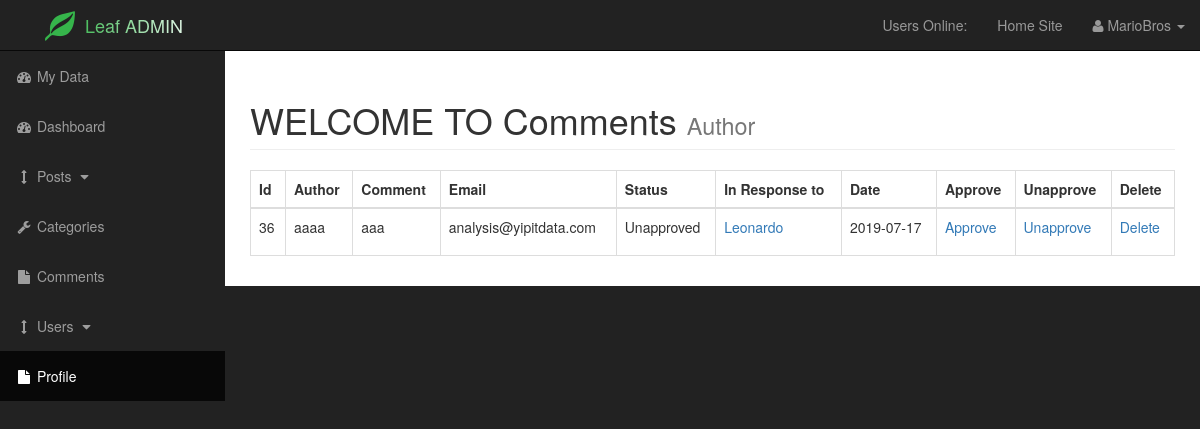
Before: /admin/post_comments.php?id=68 (signed in) with the older database file.
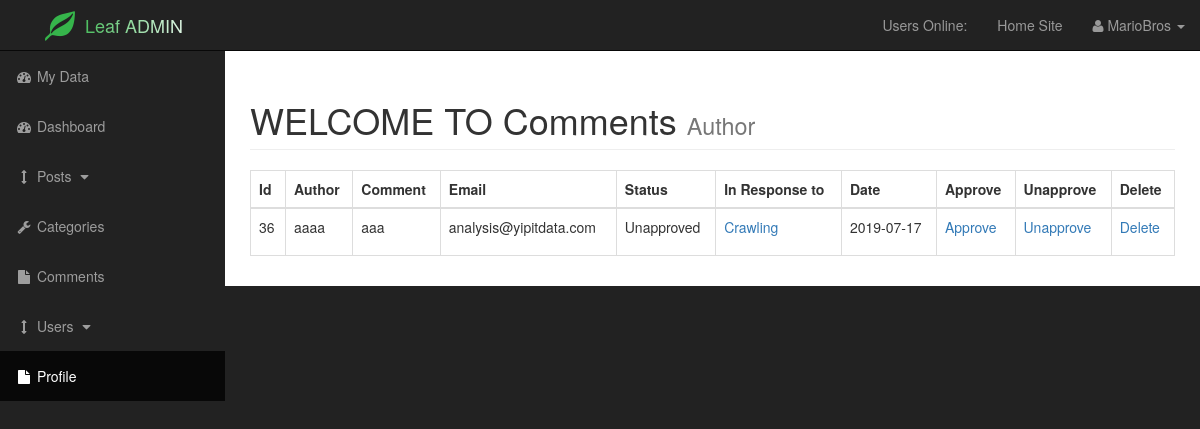
After: the same page with the newer database file.
### tables this page shows
CREATE TABLE `posts` (
  `post_id` int(3) NOT NULL,
  `post_category_id` int(3) NOT NULL,
  `user_id` int(11) NOT NULL,
  `post_title` varchar(255) NOT NULL,
  `post_user` varchar(255) NOT NULL,
  `post_date` date NOT NULL,
  `post_image` text NOT NULL,
  `post_content` text NOT NULL,
  `post_tags` varchar(255) NOT NULL,
  `post_comment_count` int(11) DEFAULT NULL,
  `post_status` varchar(255) NOT NULL DEFAULT 'draft',
  `post_views_count` int(11) NOT NULL,
  `post_likes` int(11) DEFAULT NULL
);

### admin/functions.php (called while the page is built, shortened)
<?php
function query($query) {
    global $connection;
    $result = mysqli_query($connection,$query);
    return $result;
}
function escape($string) {
    global $connection;
    return mysqli_real_escape_string($connection, trim($string));
}

### admin/post_comments.php (the view, shortened to what this page needs)
<?php include("includes/admin_header.php") ?>
<div id="wrapper">
    <?php include("includes/admin_navigation.php") ?>
    <div id="page-wrapper">
        <div class="container-fluid">
            <div class="row">
                <div class="col-lg-12">
                    <h1 class="page-header">
                        WELCOME TO Comments
                        <small>Author</small>
                    </h1>
                    <table class="table table-bordered table-hover">
                        <thead>
                            <tr>
                                <th>Id</th>
                                <th>Author</th>
                                <th>Comment</th>
                                <th>Email</th>
                                <th>Status</th>
                                <th>In Response to</th>
                                <th>Date</th>
                                <th>Approve</th>
                                <th>Unapprove</th>
                                <th>Delete</th>
                            </tr>
                        </thead>
                        <tbody>
                            <?php
                            $result = query("SELECT * FROM comments WHERE comment_post_id =" . escape($_GET['id']));
                            while ($row = mysqli_fetch_assoc($result)) {
                                $comment_id = $row['comment_id'];
                                $comment_post_id = stripcslashes($row['comment_post_id']);
                                $comment_author = stripcslashes($row['comment_author']);
                                $comment_email = $row['comment_email'];
                                $comment_content = stripcslashes($row['comment_content']);
                                $comment_status = $row['comment_status'];
                                $comment_date = stripcslashes($row['comment_date']);
                                echo "<tr>";
                                echo "<td>$comment_id</td>";
                                echo "<td>$comment_author</td>";
                                echo "<td>$comment_content</td>";
                                echo "<td>$comment_email</td>";
                                echo "<td>$comment_status</td>";
                                $result = query("SELECT * FROM posts WHERE post_id = $comment_post_id");
                                while ($row = mysqli_fetch_assoc($result)) {
                                    $post_id = $row['post_id'];
                                    $post_title = $row['post_title'];
                                    echo "<td><a href='../post.php?p_id=$post_id'>$post_title</a></td>";
                                }
                                echo "<td>$comment_date</td>";
                                echo "<td><a href='comments.php?approve=$comment_id'>Approve</a></td>";
                                echo "<td><a href='comments.php?unapprove=$comment_id'>Unapprove</a></td>";
                                echo "<td><a href='post_comments.php?delete=$comment_id&id=" . $_GET['id'] . "'>Delete</a></td>";
                                echo "</tr>";
                            }
                            ?>
                        </tbody>
                    </table>
                </div>
            </div>
        </div>
    </div>
    <?php include("includes/admin_footer.php") ?>

Changed rows visible on the page:
changed posts: post_title "Leonardo" → "Crawling"
